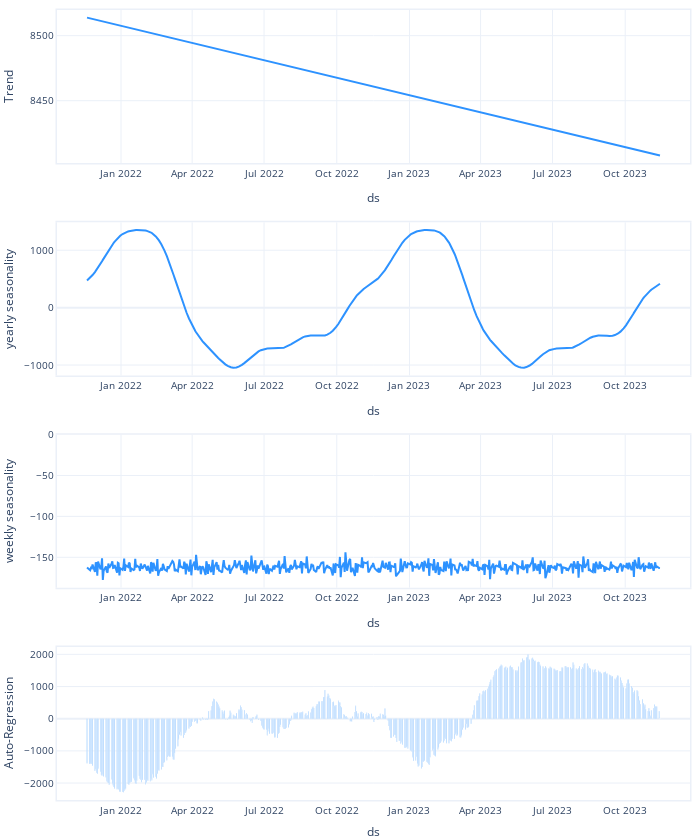

Notebook cell for this chart:
### Code cell
np_model.plot_components(forecast)

### Figure 1 — Plotly figure (JSON) as saved in the notebook; plotly's stock layout.template omitted (floating-point values rounded to 4 significant figures; data arrays with more than 128 entries replaced by an {"elided": "..."} marker saying what was removed)
{"data": [{"line": {"color": "#2d92ff", "width": 2}, "mode": "lines", "name": "Trend", "showlegend": false, "type": "scatter", "x": {"elided": "518 str values"}, "xaxis": "x", "y": {"elided": "518 float values"}, "yaxis": "y"}, {"line": {"color": "#2d92ff", "width": 2}, "mode": "lines", "name": "yearly seasonality", "showlegend": false, "type": "scatter", "x": {"elided": "518 str values"}, "xaxis": "x2", "y": {"elided": "518 float values"}, "yaxis": "y2"}, {"line": {"color": "#2d92ff", "width": 2}, "mode": "lines", "name": "weekly seasonality", "showlegend": false, "type": "scatter", "x": {"elided": "518 str values"}, "xaxis": "x3", "y": {"elided": "518 float values"}, "yaxis": "y3"}, {"marker": {"color": "#2d92ff"}, "name": "Auto-Regression", "opacity": 1, "showlegend": false, "type": "bar", "x": {"elided": "518 str values"}, "xaxis": "x4", "y": {"elided": "518 float values"}, "yaxis": "y4"}], "layout": {"autosize": true, "barmode": "overlay", "font": {"size": 10}, "height": 840, "hovermode": "x unified", "legend": {"traceorder": "reversed", "y": 0.1}, "margin": {"b": 0, "l": 0, "pad": 0, "r": 10, "t": 10}, "title": {"font": {"size": 12}}, "width": 700, "xaxis": {"anchor": "y", "domain": [0, 1], "linewidth": 1.5, "mirror": true, "range": ["2021-10-12T00:00:00", "2023-12-22T00:00:00"], "showline": true, "title": {"text": "ds"}, "type": "date"}, "xaxis2": {"anchor": "y2", "domain": [0, 1], "linewidth": 1.5, "mirror": true, "range": ["2021-10-12T00:00:00", "2023-12-22T00:00:00"], "showline": true, "title": {"text": "ds"}, "type": "date"}, "xaxis3": {"anchor": "y3", "domain": [0, 1], "linewidth": 1.5, "mirror": true, "range": ["2021-10-12T00:00:00", "2023-12-22T00:00:00"], "showline": true, "title": {"text": "ds"}, "type": "date"}, "xaxis4": {"anchor": "y4", "domain": [0, 1], "linewidth": 1.5, "mirror": true, "range": ["2021-10-12T00:00:00", "2023-12-22T00:00:00"], "showline": true, "title": {"text": "ds"}, "type": "date"}, "yaxis": {"anchor": "x", "domain": [0.8063, 1], "linewidth": 1.5, "mirror": true, "rangemode": "normal", "showline": true, "title": {"text": "Trend"}}, "yaxis2": {"anchor": "x2", "domain": [0.5375, 0.7312], "linewidth": 1.5, "mirror": true, "rangemode": "tozero", "showline": true, "title": {"text": "yearly seasonality"}}, "yaxis3": {"anchor": "x3", "domain": [0.2687, 0.4625], "linewidth": 1.5, "mirror": true, "rangemode": "tozero", "showline": true, "title": {"text": "weekly seasonality"}}, "yaxis4": {"anchor": "x4", "domain": [0, 0.1938], "linewidth": 1.5, "mirror": true, "rangemode": "tozero", "showline": true, "title": {"text": "Auto-Regression"}}}}
